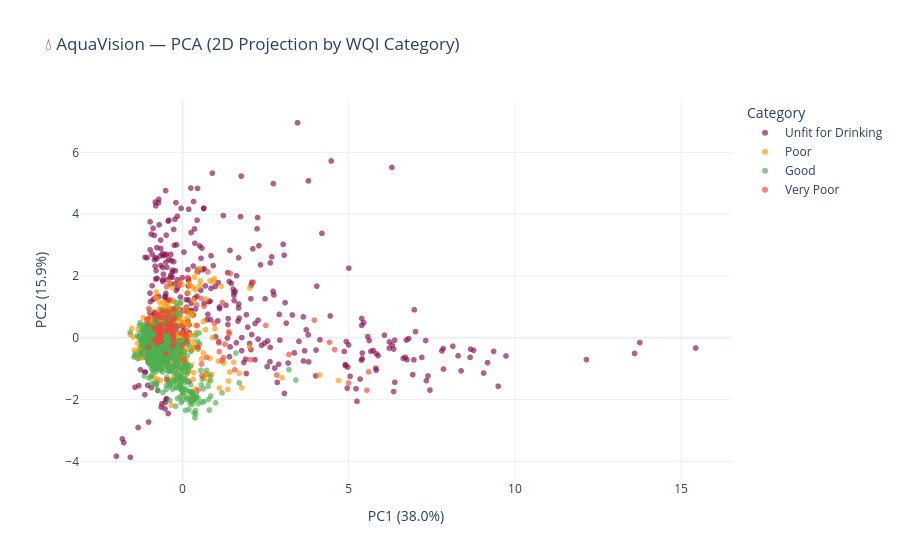

Notebook source saved alongside this figure:
### Code cell
# PCA Visualization
scaler = StandardScaler()
X_scaled = scaler.fit_transform(df_clean[num_cols])

pca = PCA(n_components=2)
pca_coords = pca.fit_transform(X_scaled)

pca_df = pd.DataFrame({'PC1': pca_coords[:,0], 'PC2': pca_coords[:,1],
                       'Category': df_clean['WQI_Category'].values})

fig = px.scatter(pca_df, x='PC1', y='PC2', color='Category',
                 title='💧 AquaVision — PCA (2D Projection by WQI Category)',
                 color_discrete_map={
                     'Excellent':'#1B5E20','Good':'#4CAF50','Poor':'#FF9800',
                     'Very Poor':'#F44336','Unfit for Drinking':'#880E4F'
                 },
                 opacity=0.65, template='plotly_white',
                 labels={'PC1': f'PC1 ({pca.explained_variance_ratio_[0]*100:.1f}%)',
                         'PC2': f'PC2 ({pca.explained_variance_ratio_[1]*100:.1f}%)'})
fig.show()

### Figure 1 — Plotly figure (JSON) as saved in the notebook; plotly's stock layout.template omitted (floating-point values rounded to 4 significant figures; data arrays with more than 128 entries replaced by an {"elided": "..."} marker saying what was removed)
{"data": [{"hovertemplate": "Category=Unfit for Drinking<br>PC1 (38.0%)=%{x}<br>PC2 (15.9%)=%{y}<extra></extra>", "legendgroup": "Unfit for Drinking", "marker": {"color": "#880E4F", "opacity": 0.65, "symbol": "circle"}, "mode": "markers", "name": "Unfit for Drinking", "showlegend": true, "type": "scattergl", "x": {"elided": "359 float values"}, "xaxis": "x", "y": {"elided": "359 float values"}, "yaxis": "y"}, {"hovertemplate": "Category=Poor<br>PC1 (38.0%)=%{x}<br>PC2 (15.9%)=%{y}<extra></extra>", "legendgroup": "Poor", "marker": {"color": "#FF9800", "opacity": 0.65, "symbol": "circle"}, "mode": "markers", "name": "Poor", "showlegend": true, "type": "scattergl", "x": {"elided": "508 float values"}, "xaxis": "x", "y": {"elided": "508 float values"}, "yaxis": "y"}, {"hovertemplate": "Category=Good<br>PC1 (38.0%)=%{x}<br>PC2 (15.9%)=%{y}<extra></extra>", "legendgroup": "Good", "marker": {"color": "#4CAF50", "opacity": 0.65, "symbol": "circle"}, "mode": "markers", "name": "Good", "showlegend": true, "type": "scattergl", "x": {"elided": "755 float values"}, "xaxis": "x", "y": {"elided": "755 float values"}, "yaxis": "y"}, {"hovertemplate": "Category=Very Poor<br>PC1 (38.0%)=%{x}<br>PC2 (15.9%)=%{y}<extra></extra>", "legendgroup": "Very Poor", "marker": {"color": "#F44336", "opacity": 0.65, "symbol": "circle"}, "mode": "markers", "name": "Very Poor", "showlegend": true, "type": "scattergl", "x": [2.126, -0.8698, -0.6965, -0.2606, -0.3413, -0.3125, -0.2297, -0.2059, -0.3715, -0.3098, -0.6719, -0.6476, -0.6961, -0.4042, -0.6582, -0.3782, -0.5107, -0.4801, 1.226, -0.6767, 1.392, -0.2794, -0.7022, -0.09248, -1.021, 0.1253, -0.302, -0.8255, -0.6084, -1.018, -0.2705, -0.4605, 1.437, 0.5722, -0.738, -0.7638, -0.7548, 0.7594, -1.013, -0.2678, -0.4742, -0.4889, -0.259, 0.4295, 0.02288, -0.04431, -0.4692, -0.7757, -0.6431, -0.6492, -1.04, 1.092, -0.2452, 0.4595, 0.008914, -0.3836, -0.5866, 0.4446, -0.06342, -0.7485, -0.8628, -0.7305, -0.6868, 0.6467, -0.6698, -0.3637, 1.203, -0.7016, -0.273, 0.7288, 1.277, 0.4643, 4.421, -0.6173, -1.079, -0.2813, -0.7789, 0.1081, 1.57, 5.602, 2.507, -0.4727, 0.9568, 3.967, -0.7785, -0.304, 0.1532, -0.3042, 5.548, 0.0526, 3.204, 2.039, -0.4638, 1.106, 0.5597, -0.1018, 1.191, 2.835, 4.999, 0.468, -0.7673, 0.04968, 4.577, -0.3068, 0.5846, -0.5091, 0.1196, 1.408, -0.4776], "xaxis": "x", "y": [1.797, 0.3081, 0.09271, -0.1788, 0.4157, 0.396, 0.2927, 0.3707, 0.2739, 0.3496, 0.1018, 0.02032, 0.09282, 0.4581, 0.2477, 1.233, 0.8406, 1.656, -0.6427, 0.3962, 0.1962, 0.6042, 0.1866, 1.813, -0.3067, -0.09828, 0.1413, 0.3024, 0.6596, 0.9457, 0.006916, 0.3781, 2.08, -0.8514, 0.2974, 0.7156, 0.2263, 2.131, 0.4535, 0.9268, 0.7113, 0.2406, 0.661, 1.063, 0.8673, 0.39, 0.4615, -0.09951, -0.09281, -0.1054, 0.6221, -0.1675, 0.8995, -0.2986, -0.2412, 0.833, 0.2037, 0.3946, 0.1478, 0.7526, -0.04646, 0.04427, 0.3496, 1.022, 0.4435, 0.2734, 1.141, 0.6766, -0.04322, -0.6333, -0.2061, -0.3019, -0.1505, 0.8503, 0.5841, 0.1196, 0.6043, 0.07446, -1.038, -1.101, 0.3989, 0.6284, 0.4685, 0.5714, 0.7724, 0.5755, 1.951, 0.08718, -1.699, -0.7035, -0.5402, -0.7088, 0.2156, -0.4504, 1.275, 1.696, -0.7399, -1.206, -1.464, -1.693, -0.1966, 0.0838, -0.3838, -0.2865, -1.223, -0.5128, 0.2418, 0.1318, -1.356], "yaxis": "y"}], "layout": {"legend": {"title": {"text": "Category"}, "tracegroupgap": 0}, "title": {"text": "💧 AquaVision — PCA (2D Projection by WQI Category)"}, "xaxis": {"anchor": "y", "domain": [0, 1], "title": {"text": "PC1 (38.0%)"}}, "yaxis": {"anchor": "x", "domain": [0, 1], "title": {"text": "PC2 (15.9%)"}}}}
